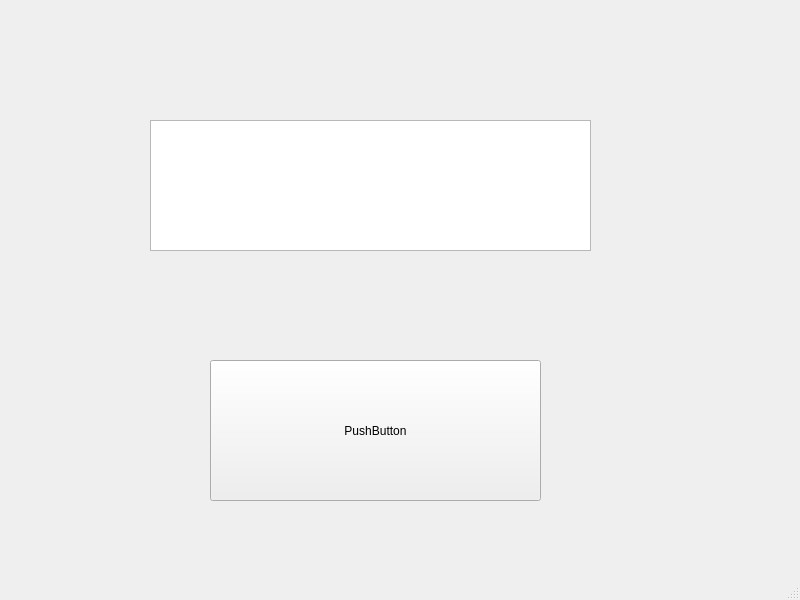
<?xml version="1.0" encoding="UTF-8"?>
<ui version="4.0">
 <class>MainWindow</class>
 <widget class="QMainWindow" name="MainWindow">
  <property name="geometry">
   <rect>
    <x>0</x>
    <y>0</y>
    <width>800</width>
    <height>600</height>
   </rect>
  </property>
  <property name="windowTitle">
   <string>MainWindow</string>
  </property>
  <widget class="QWidget" name="centralwidget">
   <widget class="QPushButton" name="pushButton">
    <property name="geometry">
     <rect>
      <x>210</x>
      <y>360</y>
      <width>331</width>
      <height>141</height>
     </rect>
    </property>
    <property name="text">
     <string>PushButton</string>
    </property>
   </widget>
   <widget class="QPlainTextEdit" name="plainTextEdit">
    <property name="geometry">
     <rect>
      <x>150</x>
      <y>120</y>
      <width>441</width>
      <height>131</height>
     </rect>
    </property>
   </widget>
  </widget>
  <widget class="QMenuBar" name="menubar">
   <property name="geometry">
    <rect>
     <x>0</x>
     <y>0</y>
     <width>800</width>
     <height>22</height>
    </rect>
   </property>
  </widget>
  <widget class="QStatusBar" name="statusbar"/>
 </widget>
 <resources/>
 <connections>
  <connection>
   <sender>pushButton</sender>
   <signal>clicked()</signal>
   <receiver>MainWindow</receiver>
   <slot>btnClick()</slot>
   <hints>
    <hint type="sourcelabel">
     <x>438</x>
     <y>407</y>
    </hint>
    <hint type="destinationlabel">
     <x>574</x>
     <y>315</y>
    </hint>
   </hints>
  </connection>
 </connections>
 <slots>
  <slot>btnClick()</slot>
 </slots>
</ui>
